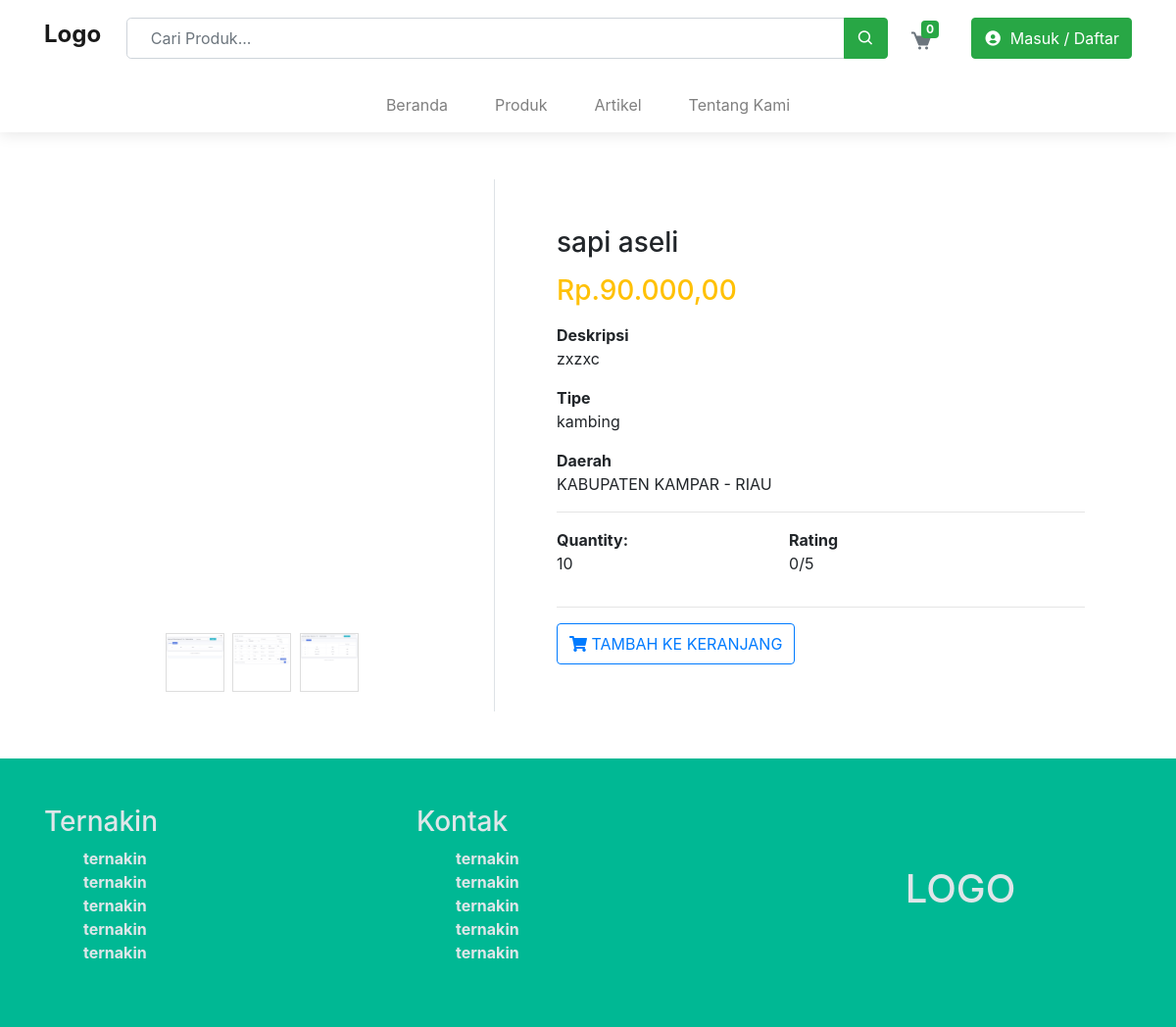
The app's page /pages/produk/detail-produk.php?id=8 with its own data.
### tables this page shows
CREATE TABLE `tb_produk` (
  `id_hewan` int(11) NOT NULL,
  `foto_produk` text NOT NULL,
  `nama_produk` varchar(50) NOT NULL,
  `id_jenis_produk` tinyint(3) NOT NULL,
  `jumlah` tinyint(3) NOT NULL,
  `harga` int(8) NOT NULL,
  `id_peternak` int(10) NOT NULL,
  `deskripsi` text NOT NULL,
  `catatan` varchar(200) DEFAULT NULL,
  `id_provinsi` int(2) NOT NULL,
  `id_kota` int(4) NOT NULL,
  `alamat` text NOT NULL,
  `created_at` timestamp NOT NULL DEFAULT current_timestamp() ON UPDATE current_timestamp()
);

CREATE TABLE `tb_produk_jenis` (
  `id_jenis_produk` tinyint(3) NOT NULL,
  `nama_jenis_produk` varchar(10) NOT NULL,
  `produk_jenis_img` varchar(50) DEFAULT NULL
);

CREATE TABLE `tb_kota` (
  `id_kota` int(4) NOT NULL,
  `id_provinsi` int(2) NOT NULL,
  `nama_kota` text NOT NULL
);

CREATE TABLE `tb_provinsi` (
  `id_provinsi` int(2) NOT NULL,
  `nama_provinsi` varchar(50) NOT NULL
);

### pages/produk/detail-produk.php (the view, shortened to what this page needs)
<?php
	include"../../config/database.php";
	$id = explode('-', $_GET['id']);
	$sqlDetail = mysqli_query($con,"SELECT * FROM tb_produk LEFT JOIN tb_produk_jenis ON tb_produk_jenis.id_jenis_produk = tb_produk.id_jenis_produk INNER JOIN tb_kota ON tb_produk.id_kota = tb_kota.id_kota INNER JOIN tb_provinsi ON tb_provinsi.id_provinsi = tb_produk.id_provinsi WHERE id_hewan='".end($id)."'");
	$sqlRating = mysqli_query($con , "SELECT AVG(rating) FROM tb_rating tr INNER JOIN tb_transaksi tt ON tr.kd_tr_peternak = tt.kd_tr_peternak INNER JOIN tb_produk tp ON tt.id_hewan = tp.id_hewan WHERE tp.id_hewan = '".end($id)."' ");
	$rating = mysqli_fetch_row($sqlRating);
	$dataHewan = mysqli_fetch_assoc($sqlDetail);
	$img = explode(',', $dataHewan['foto_produk']);
	$jmlImg = count($img);
	include"../../templates/header.php";
 ?>
 	<link rel="stylesheet" href="https://cdnjs.cloudflare.com/ajax/libs/zoomove/1.2.1/zoomove.min.css">
 	<link rel="stylesheet" type="text/css" href="<?=$_ENV['base_url']?>assets/css/detail-produk.css">
  </head>
  <body>
    <?php
      include"../../partials/navbar.php";
    ?>
    <div class="container my-5">
		<div class="card">
			<div class="row">
				<aside class="col-sm-5 border-right">
					<article class="gallery-wrap">
					<div class="img-big-wrap">
					  <figure class="zoo-item" data-zoo-image="<?=$_ENV['base_url']?>assets/image/produk/<?=$dataHewan['id_peternak'].'/'.$img[0]?>"></figure>
					</div>
					<div class="img-small-wrap">
						<div class="img-small-wrap">
						<?php
							for ($i=0; $i < $jmlImg; $i++){
								?>
								  <div class="item-gallery">
								  	<img src="<?=$_ENV['base_url']?>assets/image/produk/<?=$dataHewan['id_peternak'].'/'.$img[$i]?>" class="item-img">
								  </div>
								<?php
							}
						?>
						</div>
					</div>
					</article>
				</aside>
				<aside class="col-sm-7">
					<article class="card-body p-5">
						<h3 class="title mb-3"><?=$dataHewan['nama_produk']?></h3>
						<p class="price-detail-wrap">
							<span class="price h3 text-warning">
								<span class="currency">Rp.</span><span class="num"><?=number_format($dataHewan['harga'],2,',','.') ?></span>
							</span>
						</p>
					<dl class="item-property">
					  <dt>Deskripsi</dt>
					  <dd><p><?=$dataHewan['deskripsi']?></p></dd>
					</dl>
					<dl class="param param-feature">
					  <dt>Tipe</dt>
					  <dd><?=$dataHewan['nama_jenis_produk']?></dd>
					</dl>
					<dl class="param param-feature">
					  <dt>Daerah</dt>
					  <dd><?=$dataHewan['nama_kota'].' - '.$dataHewan['nama_provinsi']?></dd>
					</dl>
					<hr>
						<div class="row">
							<div class="col-sm-5">
								<dl class="param param-inline">
								  <dt>Quantity: </dt>
								  <dd><?=$dataHewan['jumlah']?></dd>
								</dl>
							</div>
							<div class="col-sm-5">
								<dl class="param param-inline">
								  <dt>Rating</dt>
								  <dd><?=($rating[0]!==NULL)?round($rating[0],2):'0';?>/5</dd>
								</dl>
							</div>
						</div>
						<hr>
						<button class="btn btn-lg btn-outline-primary text-uppercase <?=($dataHewan['id_peternak']==$_SESSION['user']['id'])?'':'cart'?>" data-id="<?=$dataHewan['id_hewan']?>" data-penjual="<?=$dataHewan['id_peternak']?>" data-harga="<?=$dataHewan['harga']?>"> <i class="fas fa-shopping-cart"></i> Tambah ke keranjang </button>
					</article>
				</aside>
			</div>
		</div>
	</div>
    <?php include"../../partials/footer.php"; ?>
  </body>
    <?php include"../../templates/footer.php"; ?>
</html>

### assets/css/navbar.css (style rules this page uses)
.btn { font-size: 1rem; padding: 0.5rem 0.75rem; font-size: 1rem; line-height: 1.5; border-radius: 0.25rem; }

### assets/css/style.css (style rules this page uses)
.card { border: none !important; }
html { font-size: 1rem; }

### assets/css/detail-produk.css (style rules this page uses)
.gallery-wrap .img-big-wrap { height: 450px; width: 450px; display: inline-block; overflow: hidden; position: relative; }
.img-big-wrap .zoo-item { width: 100%; height: 100%; }
.gallery-wrap .img-small-wrap .item-gallery { width: 60px; height: 60px; border: 1px solid #ddd; margin: 7px 2px; display: inline-block; overflow: hidden; }
.gallery-wrap .img-small-wrap { text-align: center; }
.gallery-wrap .img-small-wrap img { max-width: 100%; max-height: 100%; object-fit: cover; border-radius: 4px; cursor: zoom-in; }

### records on screen
tb_produk: nama_produk "sapi aseli", harga "90.000,00", deskripsi "zxzxc", id_jenis_produk.nama_jenis_produk "kambing", id_kota.nama_kota "KABUPATEN KAMPAR", id_provinsi.nama_provinsi "RIAU", jumlah "10"
